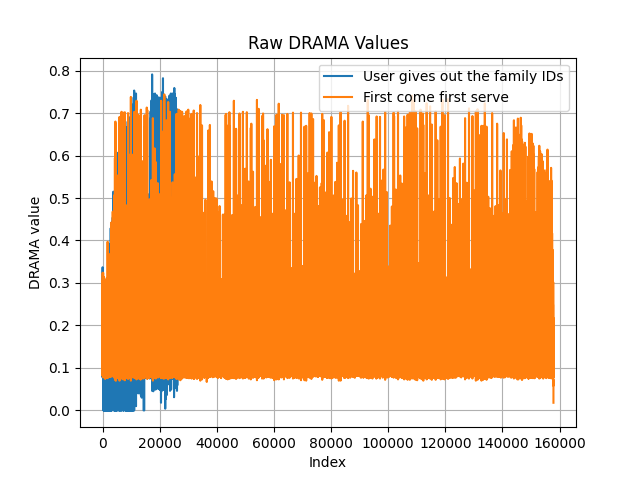

Reproduce this figure in Python.
import numpy as np
import matplotlib.pyplot as plt


def read_drama(filename):
    drama = []

    with open(filename, "r") as f:
        for line in f:
            line = line.strip()

            # Skip headers / empty lines
            if not line or line.startswith("#") or line.startswith("ID"):
                continue

            parts = line.split()

            # DRAMA is last column
            if len(parts) < 6:
                continue

            try:
                drama.append(float(parts[-3]))
            except ValueError:
                continue

    drama = np.array(drama)

    # Trim leading & trailing zeros only
    nz = np.nonzero(drama)[0]
    if len(nz) == 0:
        raise ValueError(f"{filename}: DRAMA column is all zeros")

    return drama[nz[0] : nz[-1] + 1]
    # return drama[nz[0] : 20000]


def plot_cdf(data, label):
    data_sorted = np.sort(data)
    cdf = np.arange(1, len(data_sorted) + 1) / len(data_sorted)
    plt.plot(data_sorted, cdf, label=label)


def print_stats(data, label):
    print(f"\n=== {label} ===")
    print(f"Sum      : {np.sum(data):.6f}")
    print(f"Count    : {len(data)}")
    print(f"Mean     : {np.mean(data):.6f}")
    print(f"Median   : {np.median(data):.6f}")

    for p in [50, 75, 90, 95, 99]:
        print(f"P{p:<2}      : {np.percentile(data, p):.6f}")


# -------------------------------
# Read both files
# -------------------------------
drama1 = read_drama("/home/saksham/CS492/code/vllm/dcgmi_model-meta-llama_Llama-3.1-8B-Instruct_families-2_rps-None_batch-1000_rand-1_lenf-5.0_policy-family_load_maxnew-100_20260117-193415.log")
drama2 = read_drama("/home/saksham/CS492/code/vllm/dcgmi_model-meta-llama_Llama-3.1-8B-Instruct_families-2_rps-None_batch-500_rand-1_lenf-5.0_policy-fcfs_maxnew-100_20260117-193608.log")

# -------------------------------
# Print statistics
# -------------------------------
print_stats(drama1, "User gives out the family IDs")
print_stats(drama2, "First come first serve")

plt.figure()
plt.plot(drama1, label="User gives out the family IDs")
plt.plot(drama2, label="First come first serve")

plt.xlabel("Index")
plt.ylabel("DRAMA value")
plt.title("Raw DRAMA Values")
plt.grid(True)
plt.legend()
plt.savefig("try.png")
# -------------------------------
# Plot both CDFs
# -------------------------------
plt.figure()
plot_cdf(drama1, "User gives out the family IDs")
plot_cdf(drama2, "First come first serve")

plt.xlabel("DRAMA")
plt.ylabel("CDF")
plt.title("CDF of DRAMA")
plt.grid(True)
plt.legend()
# plt.savefig("../../results/drama_family_fcfs.png")
